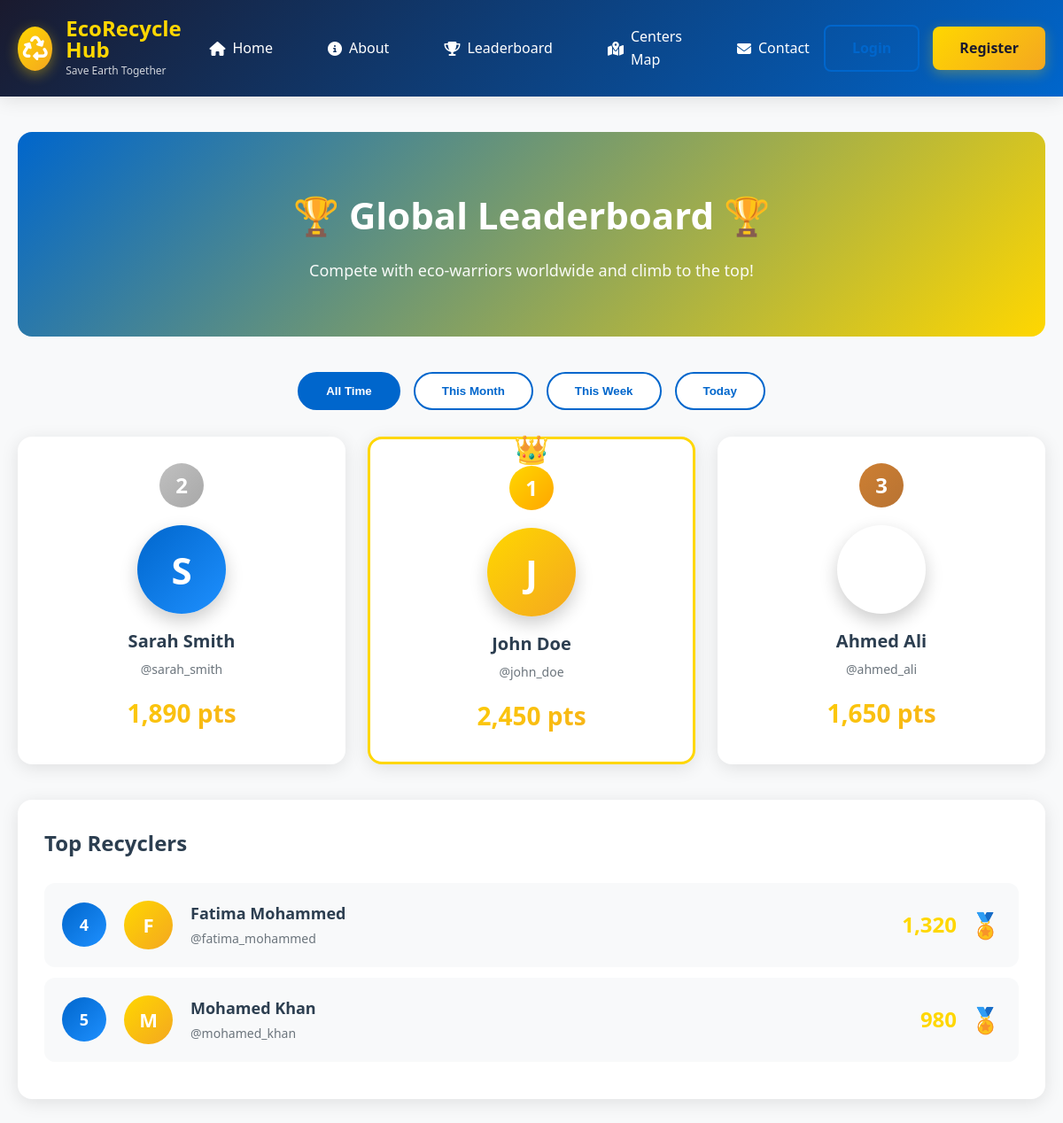
The page /pages/leaderboard.php on the database its author committed.
### tables this page shows
CREATE TABLE users (
    id INT AUTO_INCREMENT PRIMARY KEY,
    username VARCHAR(50) UNIQUE NOT NULL,
    email VARCHAR(100) UNIQUE NOT NULL,
    password VARCHAR(255) NOT NULL,
    full_name VARCHAR(100) NOT NULL,
    phone VARCHAR(20),
    address TEXT,
    role ENUM('user', 'admin') DEFAULT 'user',
    points INT DEFAULT 0,
    rank INT DEFAULT 0,
    profile_image VARCHAR(255) DEFAULT 'default-avatar.png',
    verified TINYINT(1) DEFAULT 0,
    created_at TIMESTAMP DEFAULT CURRENT_TIMESTAMP,
    updated_at TIMESTAMP DEFAULT CURRENT_TIMESTAMP ON UPDATE CURRENT_TIMESTAMP
);

### includes/functions.php (called while the page is built, shortened)
<?php
function isLoggedIn() {
    return isset($_SESSION['user_id']);
}
function getRankBadge($rank) {
    return '🏅';
}
?>

### pages/leaderboard.php (the view, shortened to what this page needs)
<?php
$additional_css = ['leaderboard.css'];
require_once '../includes/header.php';
$top_three = $conn->query("SELECT id, username, full_name, points, rank FROM users WHERE rank > 0 ORDER BY rank ASC LIMIT 3");
$leaderboard = $conn->query("SELECT id, username, full_name, points, rank FROM users WHERE rank > 3 ORDER BY rank ASC LIMIT 50");
$current_user_id = $_SESSION['user_id'] ?? 0;
?>
<div class="leaderboard-container">
    <div class="leaderboard-hero">
        <h1>🏆 Global Leaderboard 🏆</h1>
        <p>Compete with eco-warriors worldwide and climb to the top!</p>
    </div>
    <div class="leaderboard-filters">
        <button class="filter-btn active">All Time</button>
        <button class="filter-btn">This Month</button>
        <button class="filter-btn">This Week</button>
        <button class="filter-btn">Today</button>
    </div>
    <?php if ($top_three->num_rows >= 3): ?>
        <div class="top-three">
            <?php
            $winners = [];
            while ($user = $top_three->fetch_assoc()) {
                $winners[] = $user;
            }
            foreach ([1, 0, 2] as $index):
                $user = $winners[$index];
                $position_class = ['first', 'second', 'third'][$index];
            ?>
                <div class="podium-card <?php echo $position_class; ?>">
                    <?php if ($index === 0): ?>
                        <div class="crown-icon">👑</div>
                    <?php endif; ?>
                    <div class="podium-rank rank-<?php echo $user['rank']; ?>">
                        <?php echo $user['rank']; ?>
                    </div>
                    <div class="podium-avatar" style="background: var(--gradient-<?php echo ['gold', 'blue', 'purple'][$index]; ?>);">
                        <?php echo strtoupper(substr($user['username'], 0, 1)); ?>
                    </div>
                    <div class="podium-name"><?php echo htmlspecialchars($user['full_name']); ?></div>
                    <div class="podium-username">@<?php echo htmlspecialchars($user['username']); ?></div>
                    <div class="podium-points"><?php echo number_format($user['points']); ?> pts</div>
                </div>
            <?php endforeach; ?>
        </div>
    <?php endif; ?>
    <div class="leaderboard-table-section">
        <h2>Top Recyclers</h2>
        <?php if ($leaderboard->num_rows > 0): ?>
            <?php while($user = $leaderboard->fetch_assoc()): ?>
                <div class="leaderboard-row <?php echo $user['id'] == $current_user_id ? 'current-user' : ''; ?>">
                    <div class="rank-number"><?php echo $user['rank']; ?></div>
                    <div class="user-avatar-lb">
                        <?php echo strtoupper(substr($user['username'], 0, 1)); ?>
                    </div>
                    <div class="user-details">
                        <div class="user-name-lb">
                            <?php echo htmlspecialchars($user['full_name']); ?>
                        </div>
                        <div class="user-meta">
                            @<?php echo htmlspecialchars($user['username']); ?>
                        </div>
                    </div>
                    <div class="user-points-lb"><?php echo number_format($user['points']); ?></div>
                    <div class="user-badge"><?php echo getRankBadge($user['rank']); ?></div>
                </div>
            <?php endwhile; ?>
        <?php else: ?>
            <p style="text-align: center; color: var(--text-light); padding: 40px 0;">
                No users found
            </p>
        <?php endif; ?>
    </div>
</div>
</body>
</html>

### includes/header.php (shortened to what this page needs)
<?php
require_once dirname(__DIR__) . '/includes/functions.php';
?>
<!DOCTYPE html>
<html lang="en">
<head>
    <link rel="stylesheet" href="<?php echo SITE_URL; ?>/assets/css/global.css">
    <link rel="stylesheet" href="<?php echo SITE_URL; ?>/assets/css/header.css">
    <?php if (isset($additional_css)): ?>
        <?php foreach ($additional_css as $css): ?>
            <link rel="stylesheet" href="<?php echo SITE_URL . '/assets/css/' . $css; ?>">
        <?php endforeach; ?>
    <?php endif; ?>
    <link rel="stylesheet" href="https://cdnjs.cloudflare.com/ajax/libs/font-awesome/6.4.0/css/all.min.css">
</head>
<body>
    <header>
        <div class="header-container">
            <a href="<?php echo SITE_URL; ?>/index.php" class="logo">
                <div class="logo-icon">
                    <i class="fas fa-recycle"></i>
                </div>
                <div class="logo-text">
                    <div class="logo-title">EcoRecycle Hub</div>
                    <div class="logo-subtitle">Save Earth Together</div>
                </div>
            </a>
            <nav class="main-nav">
                <ul>
                    <li><a href="<?php echo SITE_URL; ?>/index.php" class="<?php echo basename($_SERVER['PHP_SELF']) == 'index.php' ? 'active' : ''; ?>">
                        <i class="fas fa-home"></i> Home
                    </a></li>
                    <li><a href="<?php echo SITE_URL; ?>/pages/about.php">
                        <i class="fas fa-info-circle"></i> About
                    </a></li>
                    <li><a href="<?php echo SITE_URL; ?>/pages/leaderboard.php">
                        <i class="fas fa-trophy"></i> Leaderboard
                    </a></li>
                    <li><a href="<?php echo SITE_URL; ?>/pages/map.php">
                        <i class="fas fa-map-marked-alt"></i> Centers Map
                    </a></li>
                    <li><a href="<?php echo SITE_URL; ?>/pages/contact.php">
                        <i class="fas fa-envelope"></i> Contact
                    </a></li>
                </ul>
            </nav>
            <div class="header-actions">
                <?php if (isLoggedIn()): ?>
                    <div class="user-menu">
                        <div class="user-trigger">
                            <div class="user-avatar">
                                <?php echo strtoupper(substr($_SESSION['username'], 0, 1)); ?>
                            </div>
                            <span class="user-name"><?php echo htmlspecialchars($_SESSION['username']); ?></span>
                            <i class="fas fa-chevron-down"></i>
                        </div>
                        <div class="dropdown-menu">
                            <a href="<?php echo SITE_URL; ?>/user/dashboard.php">
                                <i class="fas fa-tachometer-alt"></i> Dashboard
                            </a>
                            <a href="<?php echo SITE_URL; ?>/user/profile.php">
                                <i class="fas fa-user"></i> Profile
                            </a>
                            <a href="<?php echo SITE_URL; ?>/user/my_activities.php">
                                <i class="fas fa-list"></i> My Activities
                            </a>
                            <a href="<?php echo SITE_URL; ?>/user/my_points.php">
                                <i class="fas fa-star"></i> My Points
                            </a>
                            <?php if (isAdmin()): ?>
                                <a href="<?php echo SITE_URL; ?>/admin/index.php">
                                    <i class="fas fa-cog"></i> Admin Panel
                                </a>
                            <?php endif; ?>
                            <a href="<?php echo SITE_URL; ?>/auth/logout.php">
                                <i class="fas fa-sign-out-alt"></i> Logout
                            </a>
                        </div>
                    </div>
                <?php else: ?>
                    <a href="<?php echo SITE_URL; ?>/auth/login.php" class="btn btn-outline">Login</a>
                    <a href="<?php echo SITE_URL; ?>/auth/register.php" class="btn btn-gold">Register</a>
                <?php endif; ?>
            </div>
        </div>
    </header>
    <main>

### assets/css/global.css (style rules this page uses)
* { margin: 0; padding: 0; box-sizing: border-box; }
:root { --primary-gold: #FFD700; --secondary-gold: #F4A720; --primary-blue: #0066CC; --secondary-blue: #1E90FF; --dark-blue: #003D82; --accent-green: #28A745; --accent-purple: #6F42C1; --dark-bg: #1A1A2E; --light-bg: #F8F9FA; --white: #FFFFFF; --text-dark: #2C3E50; --text-light: #6C757D; --shadow: rgba(0, 0, 0, 0.1); --gradient-gold: linear-gradient(135deg, #FFD700 0%, #F4A720 100%); --gradient-blue: linear-gradient(135deg, #0066CC 0%, #1E90FF 100%); --gradient-mixed: linear-gradient(135deg, #FFD700 0%, #0066CC 50%, #6F42C1 100%); }
body { font-family: 'Segoe UI', Tahoma, Geneva, Verdana, sans-serif; background-color: var(--light-bg); color: var(--text-dark); line-height: 1.6; margin: 0; padding: 0; overflow-x: hidden; }
.btn { padding: 12px 30px; border: none; border-radius: 8px; font-size: 16px; font-weight: 600; cursor: pointer; transition: all 0.3s ease; text-decoration: none; display: inline-block; }
.btn-gold { background: var(--gradient-gold); color: var(--dark-bg); box-shadow: 0 4px 15px rgba(255, 215, 0, 0.3); }
.btn-outline { background: transparent; border: 2px solid var(--primary-blue); color: var(--primary-blue); }

### assets/css/header.css (style rules this page uses)
header { background: linear-gradient(135deg, #1A1A2E 0%, #0066CC 100%); box-shadow: 0 4px 20px rgba(0, 0, 0, 0.1); position: sticky; top: 0; z-index: 1000; }
.header-container { display: flex; justify-content: space-between; align-items: center; padding: 20px; max-width: 1400px; margin: 0 auto; }
.logo { display: flex; align-items: center; gap: 15px; text-decoration: none; }
.logo-icon { width: 50px; height: 50px; background: var(--gradient-gold); border-radius: 50%; display: flex; align-items: center; justify-content: center; font-size: 28px; color: var(--white); box-shadow: 0 4px 15px rgba(255, 215, 0, 0.4); }
.logo-text { display: flex; flex-direction: column; }
.logo-title { font-size: 24px; font-weight: 700; color: var(--primary-gold); line-height: 1; }
.logo-subtitle { font-size: 12px; color: rgba(255, 255, 255, 0.8); margin-top: 2px; }
.main-nav ul { display: flex; gap: 30px; list-style: none; align-items: center; }
.main-nav a { color: var(--white); text-decoration: none; font-weight: 500; font-size: 16px; padding: 8px 16px; border-radius: 6px; transition: all 0.3s ease; display: flex; align-items: center; gap: 8px; }
.header-actions { display: flex; gap: 15px; align-items: center; }

### rows shown on the page
users: rank "2", username "S", full_name "Sarah Smith", username "sarah_smith", points "1,890"
users: rank "1", username "J", full_name "John Doe", username "john_doe", points "2,450"
users: rank "3", full_name "Ahmed Ali", username "ahmed_ali", points "1,650"
users: rank "4", username "F", full_name "Fatima Mohammed", username "fatima_mohammed", points "1,320", rank "🏅"
users: rank "5", username "M", full_name "Mohamed Khan", username "mohamed_khan", points "980", rank "🏅"
